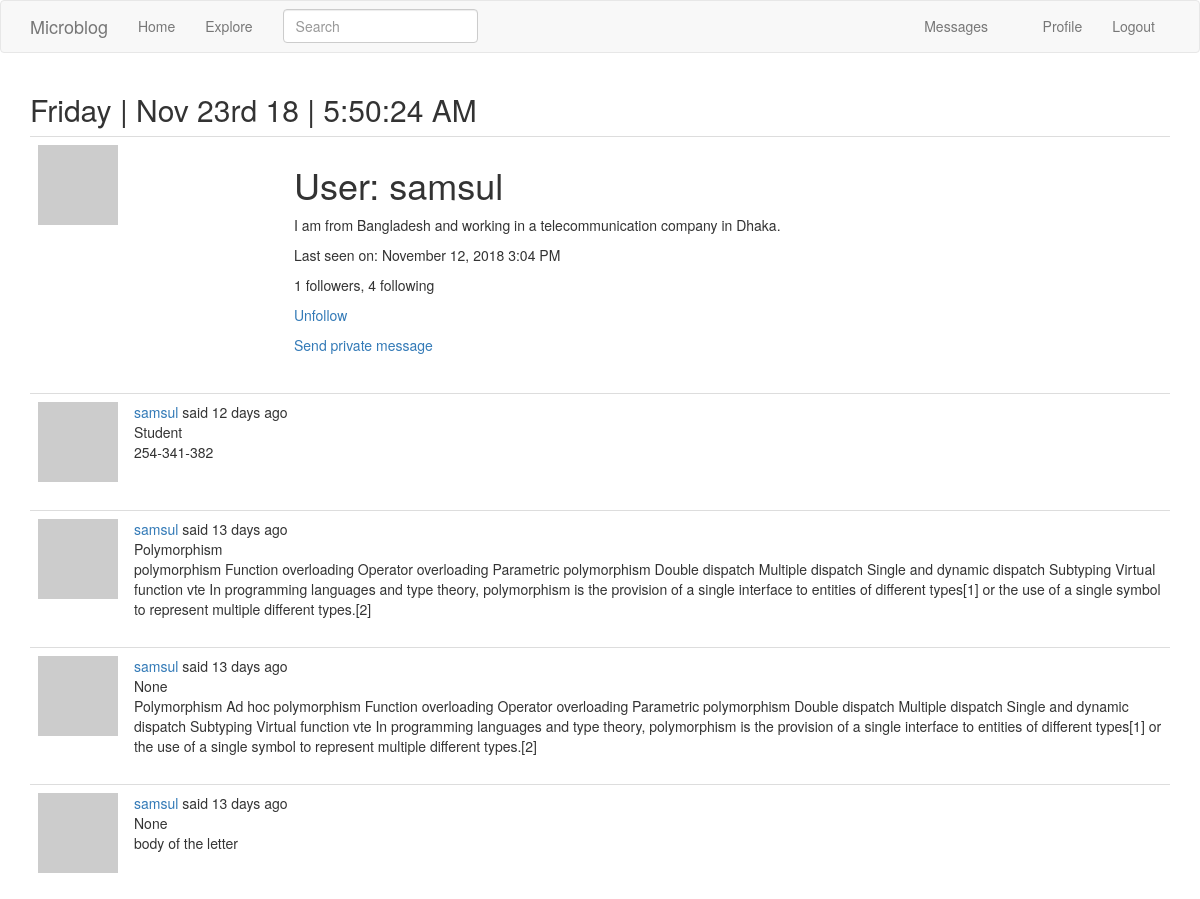
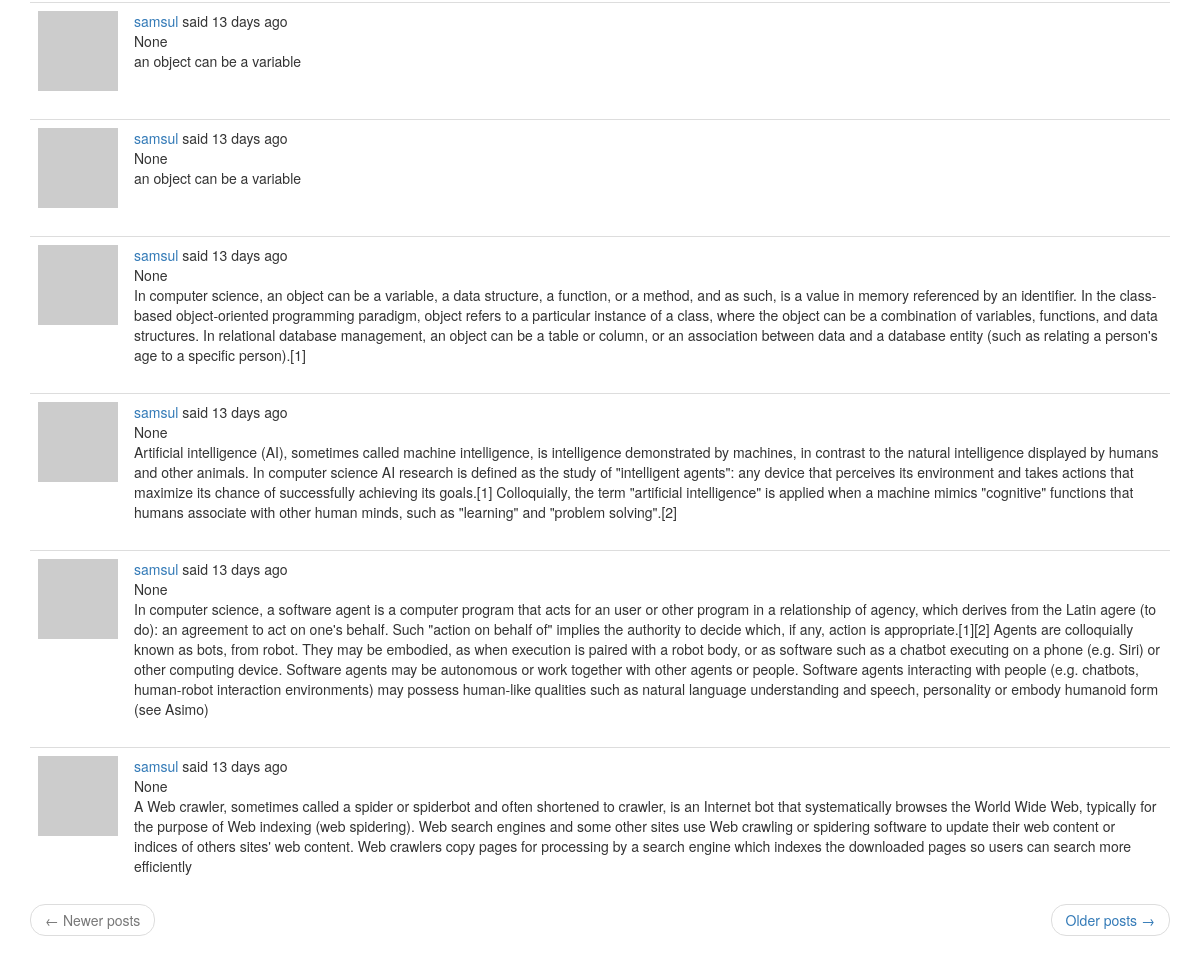
The page /user/samsul (signed in) on the database its author committed (2 pictures, top to bottom).
### app/models.py (models this page shows, shortened)
class User(UserMixin, db.Model):
    id = db.Column(db.Integer, primary_key=True)
    username = db.Column(db.String(64), index=True, unique=True)
    email = db.Column(db.String(120), index=True, unique=True)
    password_hash = db.Column(db.String(128))
    posts = db.relationship('Post', backref='author', lazy='dynamic')
    about_me = db.Column(db.String(140))
    last_seen = db.Column(db.DateTime, default=datetime.utcnow)
    followed = db.relationship(
        'User', secondary=followers,
        primaryjoin=(followers.c.follower_id == id),
        secondaryjoin=(followers.c.followed_id == id),
        backref=db.backref('followers', lazy='dynamic'), lazy='dynamic')
    messages_sent = db.relationship('Message',
                                    foreign_keys='Message.sender_id',
                                    backref='author', lazy='dynamic')
    messages_received = db.relationship('Message',
                                        foreign_keys='Message.recipient_id',
                                        backref='recipient', lazy='dynamic')
    notifications = db.relationship('Notification', backref='user', lazy='dynamic')
    last_message_read_time = db.Column(db.DateTime)
    def new_messages(self):
        last_read_time = self.last_message_read_time or datetime(1900,1,1)
        return Message.query.filter_by(recipient=self).filter(Message.timestamp > last_read_time).count()
    def avatar(self, size):
        digest = md5(self.email.lower().encode('utf-8')).hexdigest()
        return 'https://www.gravatar.com/avatar/{}?d=identicon&s={}'.format(digest, size)
    def is_following(self, user):
        return self.followed.filter(
            followers.c.followed_id == user.id).count() > 0

class SearchableMixin(object):
    @classmethod
    def before_commit(cls, session):
        session._changes = {
            'add': list(session.new),
            'update': list(session.dirty),
            'delete': list(session.deleted)
        }
    @classmethod
    def after_commit(cls, session):
        for obj in session._changes['add']:
            if isinstance(obj, SearchableMixin):
                add_to_index(obj.__tablename__, obj)
        for obj in session._changes['update']:
            if isinstance(obj, SearchableMixin):
                add_to_index(obj.__tablename__, obj)
        for obj in session._changes['delete']:
            if isinstance(obj, SearchableMixin):
                remove_from_index(obj.__tablename__, obj)
        session._changes = None

class Post(SearchableMixin, db.Model):
    __searchable__ = ['body', 'title']
    id = db.Column(db.Integer, primary_key=True)
    title = db.Column(db.String(50))
    body = db.Column(db.String(140))
    timestamp = db.Column(db.DateTime, index=True, default=datetime.utcnow)
    user_id = db.Column(db.Integer, db.ForeignKey('user.id'))
    language = db.Column(db.String(5))

### app/main/routes.py (the view)
@bp.route('/user/<username>')
def user(username):
    user = User.query.filter_by(username=username).first_or_404()
    page = request.args.get('page', 1, type=int)
    posts = user.posts.order_by(Post.timestamp.desc()).paginate(
        page, current_app.config['POSTS_PER_PAGE'], False)
    next_url = url_for('main.user', username=user.username, page=posts.next_num) \
        if posts.has_next else None
    prev_url = url_for('main.user', username=user.username, page=posts.prev_num) \
        if posts.has_prev else None
    return render_template('user.html', user=user, posts=posts.items, title=_('User post'), next_url=next_url, prev_url=prev_url)

### app/main/forms.py
class SearchForm(FlaskForm):
    q = StringField(_l('Search'), validators=[DataRequired()])
    def __init__(self, *args, **kwargs):
        if 'formdata' not in kwargs:
            kwargs['formdata'] = request.args
        if 'csrf_enabled' not in kwargs:
            kwargs['csrf_enabled'] = False
        super(SearchForm, self).__init__(*args, **kwargs)

### app/main/routes.py (called while the page is built)
@bp.before_request
def before_request():
    if current_user.is_authenticated:
        current_user.last_seen = datetime.utcnow()
        db.session.commit()
    g.local = str(get_locale())

@bp.before_request
def before_request():
    if current_user.is_authenticated:
        current_user.last_seen = datetime.utcnow()
        db.session.commit()
        g.search_form = SearchForm()
    g.locale = str(get_locale())

### app/models.py (called while the page is built)
@login.user_loader
def load_user(id):
    return User.query.get(int(id))

### app/templates/user.html
{% extends "base.html" %}
{% block app_content %}
    <table class="table table-hover">
        <tr>
            <td width="256px"><img src="{{ user.avatar(200) }}"></td>
            <td>
                <h1>{{ _('User') }}: {{ user.username }}</h1>
                {% if user.about_me %}<p>{{ user.about_me }}</p>{% endif %}
                {% if user.last_seen %}
                <p>{{ _('Last seen on') }}: {{ moment(user.last_seen).format('LLL') }}</p>
                {% endif %}
                <p>{{ _('%(count)d followers', count=user.followers.count()) }}, {{ _('%(count)d following', count=user.followed.count()) }}</p>
                {% if user == current_user %}
                <p><a href="{{ url_for('main.edit_profile') }}">{{ _('Edit your profile') }}</a></p>
                {% elif not current_user.is_following(user) %}
                <p><a href="{{ url_for('main.follow', username=user.username) }}">{{ _('Follow') }}</a></p>
                {% else %}
                <p><a href="{{ url_for('main.unfollow', username=user.username) }}">{{ _('Unfollow') }}</a></p>
                {% endif %}
                {% if user != current_user %}
                <p>
                    <a href="{{ url_for('main.send_message',
                                        recipient=user.username) }}">
                        {{ _('Send private message') }}
                    </a>
                </p>
                {% endif %}
            </td>
        </tr>
    </table>
    {% for post in posts %}
        {% include '_post.html' %}
    {% endfor %}
    <nav aria-label="...">
        <ul class="pager">
            <li class="previous{% if not prev_url %} disabled{% endif %}">
                <a href="{{ prev_url or '#' }}">
                    <span aria-hidden="true">&larr;</span> {{ _('Newer posts') }}
                </a>
            </li>
            <li class="next{% if not next_url %} disabled{% endif %}">
                <a href="{{ next_url or '#' }}">
                    {{ _('Older posts') }} <span aria-hidden="true">&rarr;</span>
                </a>
            </li>
        </ul>
    </nav>
{% endblock %}

### app/templates/_post.html (shortened to what this page needs)
    <table class="table table-hover">
        <tr>
            <td width="70px">
                <a href="{{ url_for('main.user', username=post.author.username) }}">
                    <img src="{{ post.author.avatar(70) }}">
                </a>
            </td>
            <td>
                {{ _('%(username)s said %(when)s',
                    username=user_link, when=moment(post.timestamp).fromNow()) }}
                <br>
                <span id="post{{ post.id }}">{{ post.title }}</span><br>
                <span id="post{{ post.id }}">{{ post.body }}</span>
            </td>
        </tr>
    </table>

### rows shown on the page
User: username "samsul", about_me "I am from Bangladesh and working in a telecommunication company in Dhaka.", last_seen "November 12, 2018 3:04 PM"
Post: title "Student", body "254-341-382"
Post: title "Polymorphism", body "polymorphism Function overloading Operator overloading Parametric polymorphism Double dispatch Multiple dispatch Single and dynamic dispatch Subtyping Virtual function vte In programming languages and type theory, polymorphism is the provision of a single interface to entities of different types[1] or the use of a single symbol to represent multiple different types.[2]"
Post: title "None", body "Polymorphism Ad hoc polymorphism Function overloading Operator overloading Parametric polymorphism Double dispatch Multiple dispatch Single and dynamic dispatch Subtyping Virtual function vte In programming languages and type theory, polymorphism is the provision of a single interface to entities of different types[1] or the use of a single symbol to represent multiple different types.[2]"
Post: title "None", body "body of the letter"
Post: title "None", body "an object can be a variable"
Post: title "None", body "an object can be a variable"
Post: title "None", body "In computer science, an object can be a variable, a data structure, a function, or a method, and as such, is a value in memory referenced by an identifier. In the class-based object-oriented programming paradigm, object refers to a particular instance of a class, where the object can be a combination of variables, functions, and data structures. In relational database management, an object can be a table or column, or an association between data and a database entity (such as relating a person's age to a specific person).[1]"
Post: title "None", body "Artificial intelligence (AI), sometimes called machine intelligence, is intelligence demonstrated by machines, in contrast to the natural intelligence displayed by humans and other animals. In computer science AI research is defined as the study of \"intelligent agents\": any device that perceives its environment and takes actions that maximize its chance of successfully achieving its goals.[1] Colloquially, the term \"artificial intelligence\" is applied when a machine mimics \"cognitive\" functions that humans associate with other human minds, such as \"learning\" and \"problem solving\".[2]"
Post: title "None", body "In computer science, a software agent is a computer program that acts for an user or other program in a relationship of agency, which derives from the Latin agere (to do): an agreement to act on one's behalf. Such \"action on behalf of\" implies the authority to decide which, if any, action is appropriate.[1][2] Agents are colloquially known as bots, from robot. They may be embodied, as when execution is paired with a robot body, or as software such as a chatbot executing on a phone (e.g. Siri) or other computing device. Software agents may be autonomous or work together with other agents or people. Software agents interacting with people (e.g. chatbots, human-robot interaction environments)…"
Post: title "None", body "A Web crawler, sometimes called a spider or spiderbot and often shortened to crawler, is an Internet bot that systematically browses the World Wide Web, typically for the purpose of Web indexing (web spidering). Web search engines and some other sites use Web crawling or spidering software to update their web content or indices of others sites' web content. Web crawlers copy pages for processing by a search engine which indexes the downloaded pages so users can search more efficiently"

### other values the page prints
{{ moment().format('dddd') }} "Friday"
{{ moment().format("MMM Do YY") }} "Nov 23rd 18"
{{ moment().format('LTS') }} "5:50:24 AM"
